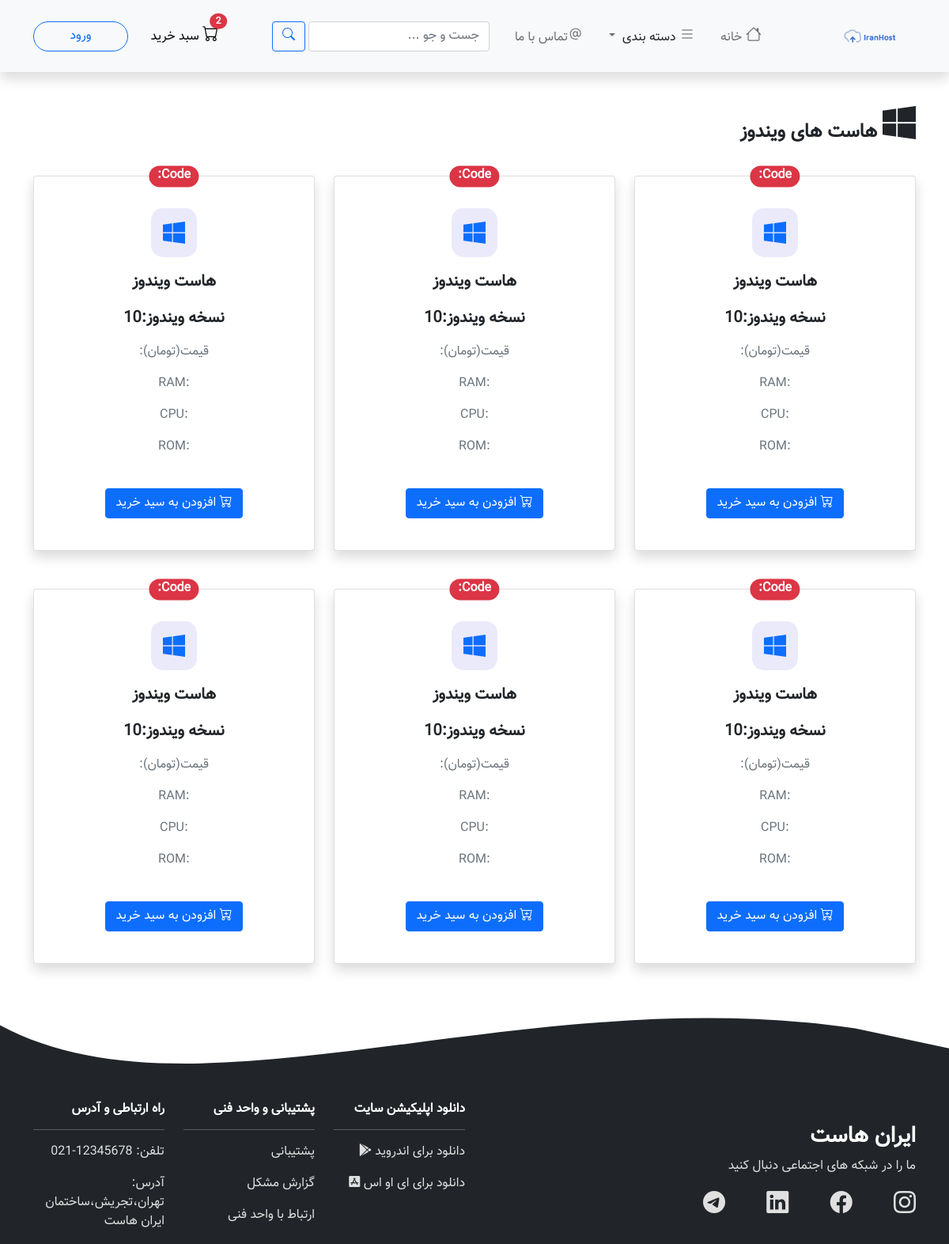
The app's page /window.php, older data.
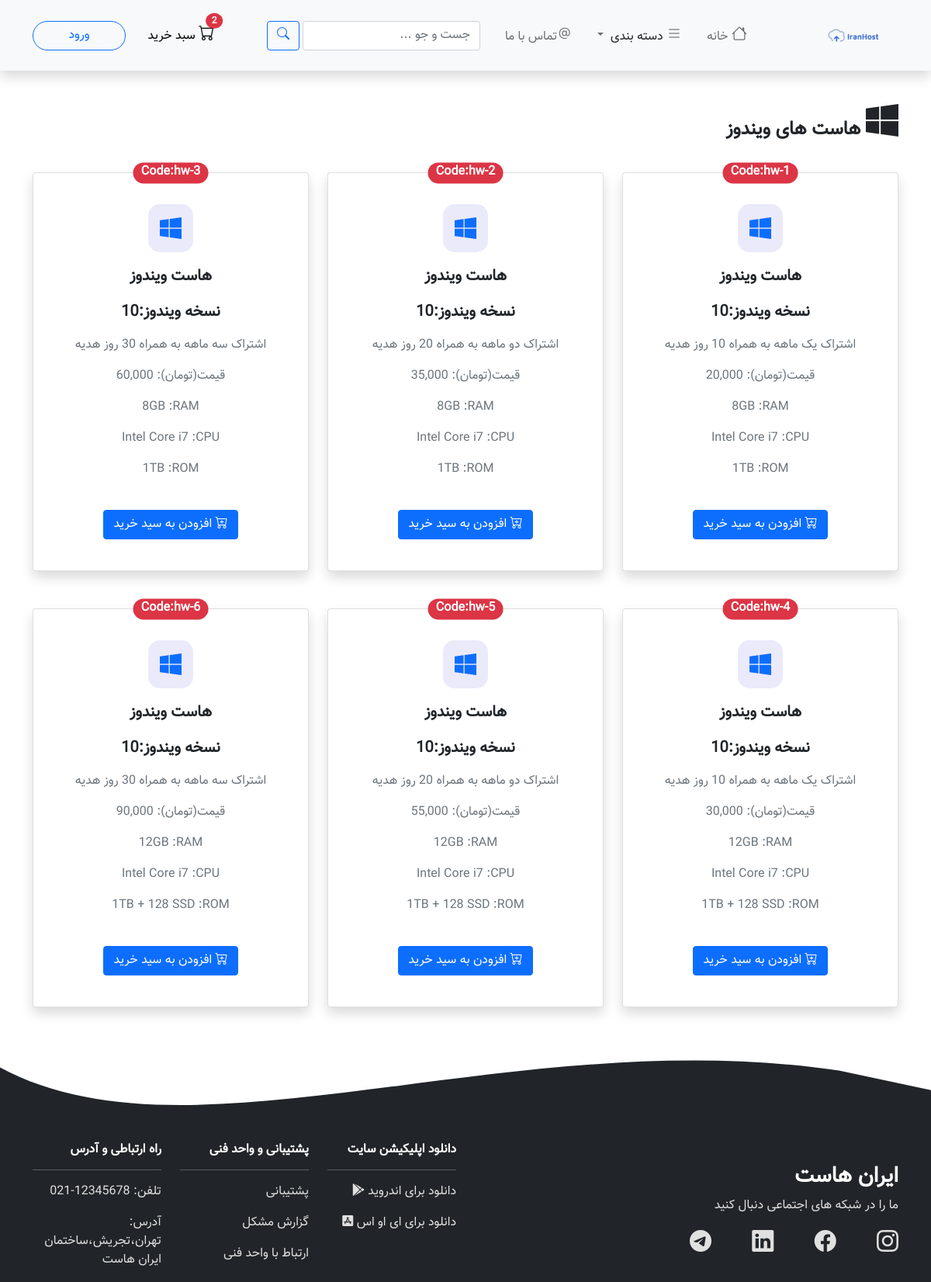
The same page, newer data.
### tables this page shows
CREATE TABLE IF NOT EXISTS `windowshost` (
  `code` varchar(10) NOT NULL,
  `title` varchar(40) NOT NULL,
  `price` varchar(20) NOT NULL,
  `ram` varchar(5) NOT NULL,
  `cpu` varchar(20) NOT NULL,
  `rom` varchar(20) NOT NULL
);

### window.php (the view, shortened to what the changed rows need)
<?php
try {
    $link = mysqli_connect("localhost", "root", "", "hostsite");
} catch (Exception $exception) {
    echo $exception;
}
mysqli_query($link,"SET NAMES utf8");
?>
<!DOCTYPE html>
<html lang="fa" dir="rtl">
  <head>
    <link
      rel="stylesheet"
      href="https://cdn.jsdelivr.net/npm/bootstrap@5.1.0/dist/css/bootstrap.rtl.min.css"
    />
    <link
      rel="stylesheet"
      href="https://cdn.jsdelivr.net/npm/bootstrap-icons@1.5.0/font/bootstrap-icons.css"
    />
    <link rel="stylesheet" href="./style.css" />
  </head>
  <body>
    <section class="mt-3">
      <div class="container">
        <div class="row align-items-center">
          <div class="col-md-4">
            <div class="card text-center shadow my-4 py-4 position-relative">
              <span
                class="
                  position-absolute
                  top-0
                  start-50
                  translate-middle
                  badge
                  rounded-pill
                  bg-danger
                  fw-bold
                  fs-6
                "
              >
                  <?php
                  $query="SELECT * FROM windowshost WHERE code='hw-1' ";
                  $result=mysqli_query($link,$query);
                  $row=mysqli_fetch_array($result);
                  ?>
                <span>Code:</span><span><?php echo $row['code']; ?></span>
              </span>
              <div class="card-body">
                <i class="fab fa-windows icon fa-2x"></i>
                <p class="lead card-title fw-bold my-3">هاست ویندوز</p>
                <p class="lead card-title fw-bold my-3">نسخه ویندوز:10</p>
                <p class="card-text text-muted">
                  <?php echo $row['title'];  ?>
                </p>
                <p class="card-text text-muted">
                  <span> قیمت(تومان): </span> <span><?php echo $row['price'];  ?></span>
                </p>
                <p class="card-text text-muted">
                  <span> <?php echo $row['ram'];  ?> </span> <span>:RAM</span>
                </p>
                <p class="card-text text-muted">
                  <span> <?php echo $row['cpu'];  ?> </span> <span>:CPU</span>
                </p>
                <p class="card-text text-muted">
                  <span><?php echo $row['rom'];  ?> </span> <span>:ROM</span>
                </p>
                <br />
                <button class="btn btn-primary">
                  <span><i class="bi bi-cart-plus"></i></span> افزودن به سید
                  خرید
                </button>
              </div>
            </div>
          </div>
          <div class="col-md-4">
            <div class="card text-center shadow my-4 py-4 position-relative">
              <span
                class="
                  position-absolute
                  top-0
                  start-50
                  translate-middle
                  badge
                  rounded-pill
                  bg-danger
                  fw-bold
                  fs-6
                "
              >
                <?php
                $query="SELECT * FROM windowshost WHERE code='hw-2' ";
                $result=mysqli_query($link,$query);
                $row=mysqli_fetch_array($result);
                ?>
                <span>Code:</span><span><?php echo $row['code']; ?></span>
              </span>
                <div class="card-body">
                    <i class="fab fa-windows icon fa-2x"></i>
                    <p class="lead card-title fw-bold my-3">هاست ویندوز</p>
                    <p class="lead card-title fw-bold my-3">نسخه ویندوز:10</p>
                    <p class="card-text text-muted">
                        <?php echo $row['title'];  ?>
                    </p>
                    <p class="card-text text-muted">
                        <span> قیمت(تومان): </span> <span><?php echo $row['price'];  ?></span>
                    </p>
                    <p class="card-text text-muted">
                        <span> <?php echo $row['ram'];  ?> </span> <span>:RAM</span>
                    </p>
                    <p class="card-text text-muted">
                        <span> <?php echo $row['cpu'];  ?> </span> <span>:CPU</span>
                    </p>
                    <p class="card-text text-muted">
                        <span><?php echo $row['rom'];  ?> </span> <span>:ROM</span>
                    </p>
                    <br />
                <button class="btn btn-primary">
                  <span><i class="bi bi-cart-plus"></i></span> افزودن به سید
                  خرید
                </button>
              </div>
            </div>
          </div>
          <div class="col-md-4">
            <div class="card text-center shadow my-4 py-4 position-relative">
              <span
                class="
                  position-absolute
                  top-0
                  start-50
                  translate-middle
                  badge
                  rounded-pill
                  bg-danger
                  fw-bold
                  fs-6
                "
              >
                <?php
                $query="SELECT * FROM windowshost WHERE code='hw-3' ";
                $result=mysqli_query($link,$query);
                $row=mysqli_fetch_array($result);
                ?>
                <span>Code:</span><span><?php echo $row['code']; ?></span>
              </span>
                <div class="card-body">
                    <i class="fab fa-windows icon fa-2x"></i>
                    <p class="lead card-title fw-bold my-3">هاست ویندوز</p>
                    <p class="lead card-title fw-bold my-3">نسخه ویندوز:10</p>
                    <p class="card-text text-muted">
                        <?php echo $row['title'];  ?>
                    </p>
                    <p class="card-text text-muted">
                        <span> قیمت(تومان): </span> <span><?php echo $row['price'];  ?></span>
                    </p>
                    <p class="card-text text-muted">
                        <span> <?php echo $row['ram'];  ?> </span> <span>:RAM</span>
                    </p>
                    <p class="card-text text-muted">
                        <span> <?php echo $row['cpu'];  ?> </span> <span>:CPU</span>
                    </p>
                    <p class="card-text text-muted">
                        <span><?php echo $row['rom'];  ?> </span> <span>:ROM</span>
                    </p>
                    <br />
                <button class="btn btn-primary">
                  <span><i class="bi bi-cart-plus"></i></span> افزودن به سید
                  خرید
                </button>
              </div>
            </div>
          </div>
        </div>
        <div class="row align-items-center">
          <div class="col-md-4">
            <div class="card text-center shadow my-4 py-4 position-relative">
              <span
                class="
                  position-absolute
                  top-0
                  start-50
                  translate-middle
                  badge
                  rounded-pill
                  bg-danger
                  fw-bold
                  fs-6
                "
              >
                 <?php
                 $query="SELECT * FROM windowshost WHERE code='hw-4' ";
                 $result=mysqli_query($link,$query);
                 $row=mysqli_fetch_array($result);
                 ?>
                <span>Code:</span><span><?php echo $row['code']; ?></span>
              </span>
                <div class="card-body">
                    <i class="fab fa-windows icon fa-2x"></i>
                    <p class="lead card-title fw-bold my-3">هاست ویندوز</p>
                    <p class="lead card-title fw-bold my-3">نسخه ویندوز:10</p>
                    <p class="card-text text-muted">
                        <?php echo $row['title'];  ?>
                    </p>
                    <p class="card-text text-muted">
                        <span> قیمت(تومان): </span> <span><?php echo $row['price'];  ?></span>
                    </p>
                    <p class="card-text text-muted">
                        <span> <?php echo $row['ram'];  ?> </span> <span>:RAM</span>
                    </p>
                    <p class="card-text text-muted">
                        <span> <?php echo $row['cpu'];  ?> </span> <span>:CPU</span>
                    </p>
                    <p class="card-text text-muted">
                        <span><?php echo $row['rom'];  ?> </span> <span>:ROM</span>
                    </p>
                    <br />
                <button class="btn btn-primary">
                  <span><i class="bi bi-cart-plus"></i></span> افزودن به سید
                  خرید
                </button>
              </div>
            </div>
          </div>
          <div class="col-md-4">
            <div class="card text-center shadow my-4 py-4 position-relative">
              <span
                class="
                  position-absolute
                  top-0
                  start-50
                  translate-middle
                  badge
                  rounded-pill
                  bg-danger
                  fw-bold
                  fs-6
                "
              >
                <?php
                $query="SELECT * FROM windowshost WHERE code='hw-5' ";
                $result=mysqli_query($link,$query);
                $row=mysqli_fetch_array($result);
                ?>
                <span>Code:</span><span><?php echo $row['code']; ?></span>
              </span>
                <div class="card-body">
                    <i class="fab fa-windows icon fa-2x"></i>
                    <p class="lead card-title fw-bold my-3">هاست ویندوز</p>
                    <p class="lead card-title fw-bold my-3">نسخه ویندوز:10</p>
                    <p class="card-text text-muted">
                        <?php echo $row['title'];  ?>
                    </p>
                    <p class="card-text text-muted">
                        <span> قیمت(تومان): </span> <span><?php echo $row['price'];  ?></span>
                    </p>
                    <p class="card-text text-muted">
                        <span> <?php echo $row['ram'];  ?> </span> <span>:RAM</span>
                    </p>
                    <p class="card-text text-muted">
                        <span> <?php echo $row['cpu'];  ?> </span> <span>:CPU</span>
                    </p>
                    <p class="card-text text-muted">
                        <span><?php echo $row['rom'];  ?> </span> <span>:ROM</span>
                    </p>
                    <br />
                <button class="btn btn-primary">
                  <span><i class="bi bi-cart-plus"></i></span> افزودن به سید
                  خرید
                </button>
              </div>
            </div>
          </div>
          <div class="col-md-4">
            <div class="card text-center shadow my-4 py-4 position-relative">
              <span
                class="
                  position-absolute
                  top-0
                  start-50
                  translate-middle
                  badge
                  rounded-pill
                  bg-danger
                  fw-bold
                  fs-6
                "
              >
                 <?php
                 $query="SELECT * FROM windowshost WHERE code='hw-6' ";
                 $result=mysqli_query($link,$query);
                 $row=mysqli_fetch_array($result);
                 ?>
                <span>Code:</span><span><?php echo $row['code']; ?></span>
              </span>
                <div class="card-body">
                    <i class="fab fa-windows icon fa-2x"></i>
                    <p class="lead card-title fw-bold my-3">هاست ویندوز</p>
                    <p class="lead card-title fw-bold my-3">نسخه ویندوز:10</p>
                    <p class="card-text text-muted">
                        <?php echo $row['title'];  ?>
                    </p>
                    <p class="card-text text-muted">
                        <span> قیمت(تومان): </span> <span><?php echo $row['price'];  ?></span>
                    </p>
                    <p class="card-text text-muted">
                        <span> <?php echo $row['ram'];  ?> </span> <span>:RAM</span>
                    </p>
                    <p class="card-text text-muted">
                        <span> <?php echo $row['cpu'];  ?> </span> <span>:CPU</span>
                    </p>
                    <p class="card-text text-muted">
                        <span><?php echo $row['rom'];  ?> </span> <span>:ROM</span>
                    </p>
                    <br />
                <button class="btn btn-primary">
                  <span><i class="bi bi-cart-plus"></i></span> افزودن به سید
                  خرید
                </button>
              </div>
            </div>
          </div>
        </div>
      </div>
    </section>
  </body>
</html>

Row changes from the older to the newer data that the page shows:
added windowshost: code "hw-1", title "اشتراک یک ماهه به همراه 10 روز هدیه", price "20,000", ram "8GB", cpu "Intel Core i7", rom "1TB"
added windowshost: code "hw-2", title "اشتراک دو ماهه به همراه 20 روز هدیه", price "35,000", ram "8GB", cpu "Intel Core i7", rom "1TB"
added windowshost: code "hw-3", title "اشتراک سه ماهه به همراه 30 روز هدیه", price "60,000", ram "8GB", cpu "Intel Core i7", rom "1TB"
added windowshost: code "hw-4", title "اشتراک یک ماهه به همراه 10 روز هدیه", price "30,000", ram "12GB", cpu "Intel Core i7", rom "1TB + 128 SSD"
added windowshost: code "hw-5", title "اشتراک دو ماهه به همراه 20 روز هدیه", price "55,000", ram "12GB", cpu "Intel Core i7", rom "1TB + 128 SSD"
added windowshost: code "hw-6", title "اشتراک سه ماهه به همراه 30 روز هدیه", price "90,000", ram "12GB", cpu "Intel Core i7", rom "1TB + 128 SSD"
